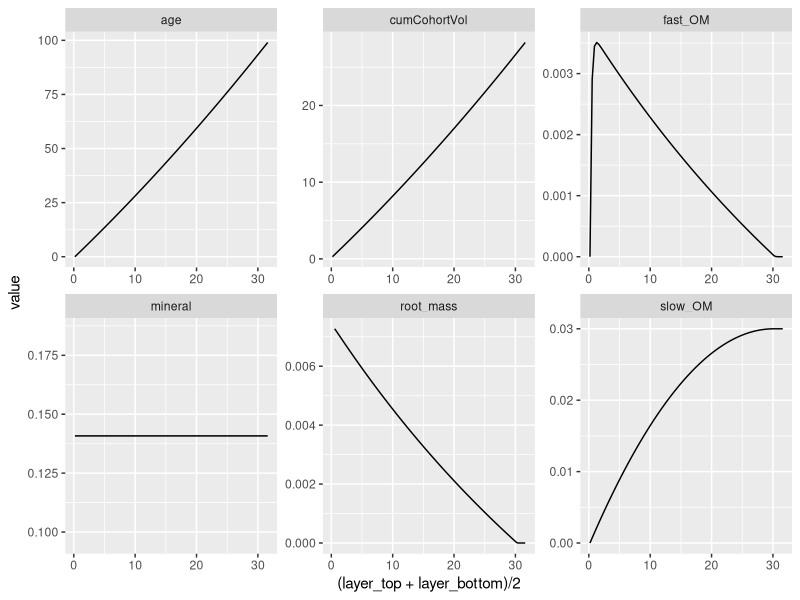
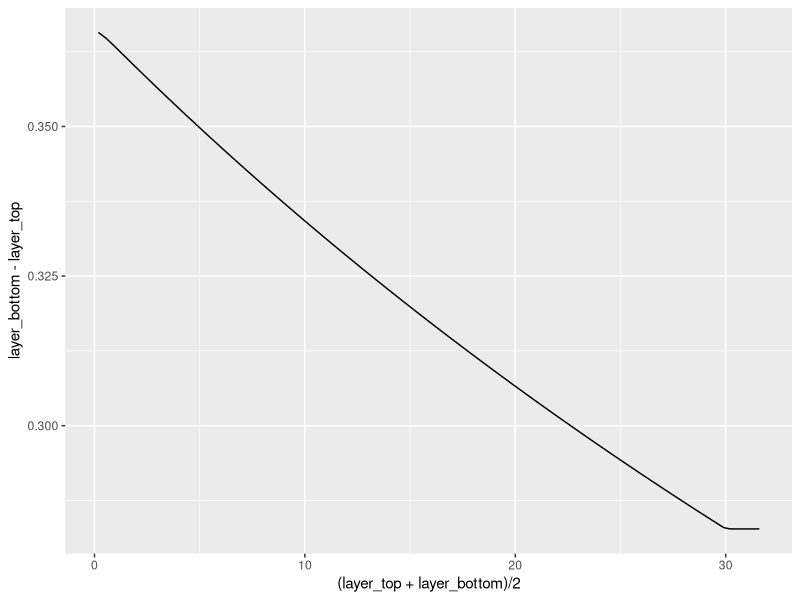
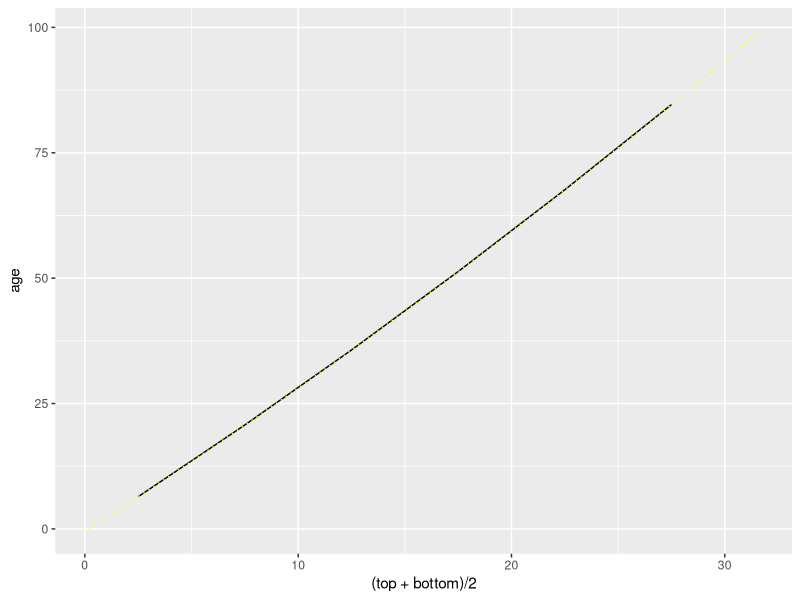
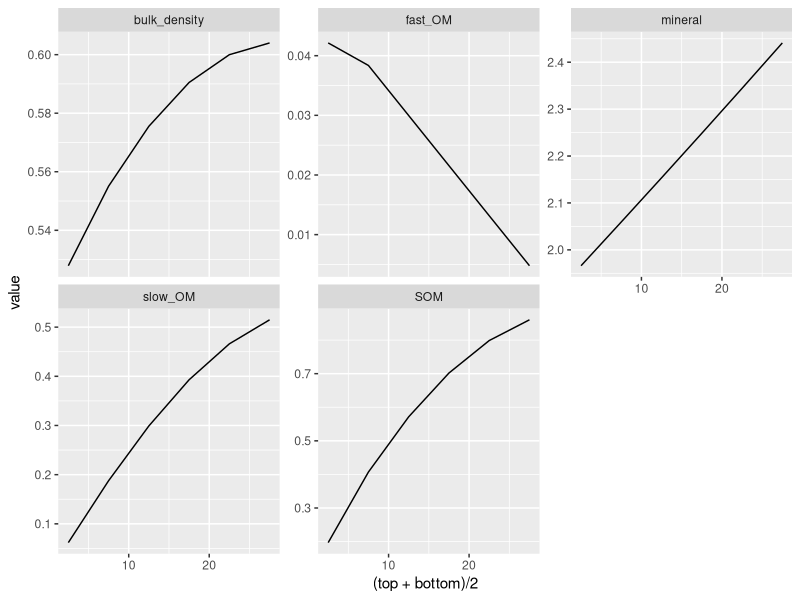

The R script that drew these images, in order: (Note: a time limit stopped this script after it produced the figures.)
## ----setUp---------------------------------------------------------------
library(tidyverse)

defaultParms <- list(rootDepthMax = 30, # Depth of the root zone in cm below surface
                     totalRootBiomass = 0.3, # Total Root Biomass, g/cm2
                     rootTurnover = 0.5,  # Below Ground Turnover Rate of roots, 1/yr
                     rootOmFrac = list(fast=0.8, slow=0.2), # root allocation to om pools (labile, slow), g/g
                     omDecayRate = list(fast=0.8, slow=0), # organic matter decay rate (labile, slow), 1/yr
                     suspendedSediment = 20, # Suspended Sediment Concentration, mg per liter
                     depthBelowMHW = 10) # Depth of Marsh Surface Below Mean High Water

defaultConsts <- list(soilLength = 1, soilWidth = 1, #assume a 1x1 cm2 area
                      shape='linear', #root weight distribution
                      packing = list(root = 0.085, #density of roots g-C/cm3
                                     organic = 0.085 ,  # Organic Self Packing Densities: k1 g-C/cm3
                                     mineral = 1.99), # Inorganic Self Packing Densities  k2 g-C/cm3
                      nTidesPerYear = 704, #number of high tides per year
                      sedimentInputType = c('constant', 'relative', 'dynamic')[1],
                      modernAge = NA) #max age in modern soil profile

## ----functionRootProfile-------------------------------------------------

#return the mass of the live roots between two layers
massLiveRoots <- function(layerBottom, layerTop, parms = defaultParms, consts = defaultConsts){
  
  if(!all(c('soilLength', 'soilWidth') %in% names(consts))){
    stop('Can not find all constants.')
  }
  soilLength <- consts$soilLength
  soilWidth <- consts$soilWidth
  
  if(!all(c('totalRootBiomass', 'rootDepthMax') %in% names(parms))){
    stop('Can not find all parameters.')
  }
  totalBiomassByArea <- parms$totalRootBiomass
  rootDepthMax <- parms$rootDepthMax
  
  totalRootMass <- soilLength*soilWidth*totalBiomassByArea
  
  ##reset the layers that are beyond the root inputs to have 0 depths
  layerBottom[layerBottom > rootDepthMax] <- rootDepthMax
  layerTop[layerTop > rootDepthMax] <- rootDepthMax
  
  if(consts$shape == 'linear'){
    #mass_per_depth = slope * depth + intercept
    #totalRootMass = 1/2 * rootDepthMax * intecept ==> intercept = 2 * totalRootMass / rootDepthMax
    #slope = - intercept/rootDepthMax
    #mass = integral(mass_per_depth, depth)
    rootMass <- 2*totalRootMass*(layerBottom-layerTop)/rootDepthMax - 
      totalRootMass *(layerBottom ^2-layerTop^2)/rootDepthMax^2
    return(rootMass)
  }else{
    stop('Unknown shape specified')
  }
}

##Check liveRoots
#massLiveRoots(layerBottom = seq(5, 40, by=5), layerTop=seq(0, 35, by=5))
#plot(massLiveRoots(layerBottom = seq(5, 40, by=5), layerTop=seq(0, 35, by=5)))
#sum(massLiveRoots(layerBottom = seq(1, 40, by=1), layerTop=seq(0, 39, by=1))) == defaultParms$totalRootBiomass


## ----functionFindVol-----------------------------------------------------
depthOfNotRootVolume <- function(nonRootVolume, parms = defaultParms, consts = defaultConsts){
 
  if(!all(c('soilLength', 'soilWidth', 'shape', 'packing') %in% names(consts))){
    stop('Can not find all constants.')
  }
  soilLength <- consts$soilLength
  soilWidth <- consts$soilWidth
  rootDensity <- consts$packing$root
  shape <- consts$shape
  
  if(!all(c('rootDepthMax', 'totalRootBiomass') %in% names(parms))){
    stop('Can not find all expected parameters.')
  }
  rootDepthMax <- parms$rootDepthMax
  totalBiomassByArea <- parms$totalRootBiomass
  
  ####
  totalRootMass <- soilLength*soilWidth*totalBiomassByArea
  totalRootVolume <- totalRootMass/rootDensity
  
  if(totalRootVolume > soilLength*soilWidth*rootDepthMax){
    stop('Bad root volume')
  }
  
  if(shape == 'linear'){
    rootWidth <- totalRootVolume*2/(rootDepthMax*soilLength)

    #nonRootVolume = ((rootWidth/rootDepthMax*depth^2)/2 + depth*(soilWidth-rootWidth))*soilLength
    #            0 = rootWidth / (2*rootDepthMax) * depth ^2 + 
    #                   (soilWidth-rootWidth) * depth - nonRootVolume/soilLength ##solve for depth
    coef1 <- rootWidth / (2*rootDepthMax)
    coef2 <- soilWidth-rootWidth
    coef3 <- -nonRootVolume/soilLength
    ansDepth <- (-coef2 + sqrt(coef2^2-4*coef1*coef3))/(2*coef1)
    
    #correct for beyond root zone
    behondRootZone <- nonRootVolume > soilLength*soilWidth*rootDepthMax - totalRootVolume
    ansDepth[behondRootZone] <- (rootDepthMax +
                            (nonRootVolume - soilLength*soilWidth*rootDepthMax + totalRootVolume ) /
                              (soilLength*soilWidth)) [behondRootZone] #treat as a square
    return(ansDepth)
  }else{
    stop('Unknown shape specified')
  }
}

##Check depth of non root volue
#tester <- depthOfNotRootVolume(nonRootVolume = 1:100)
#plot(tester)
##plot(tester[1:99] - tester[2:100])

## ----functionSedIn-------------------------------------------------------
sedimentInputs <- function(yrForward=NA, #time currently ignored
                           marshElevation = NA, #marshElevation
                           parms, consts){ 
  ##Check constants
  if(!all(c('nTidesPerYear', 'sedimentInputType') %in% names(consts))){
    stop('Can not find expected constant names')
  }
  inputType <- consts$sedimentInputType # c('constant', 'relative', 'dynamic')[1]
  
  if(!all(c('suspendedSediment') %in% names(parms))){
    stop('Can not find expected parameter names')
  }
  suspendedSediment <- parms$suspendedSediment # Suspended Sediment Concentration, mg per liter
  
  ##Pull the depth below mean high water
  depthBelowMHW <- NA
  if(inputType == 'constant' & ('depthBelowMHW' %in% names(parms))){
    depthBelowMHW <- parms$depthBelowMHW # Depth of Marsh Surface Below Mean High Water
  }else{
    if(!'meanHighWaterElevation' %in% names(consts)){
      stop('Missing meanHighWaterElevation from consts list')
    }
  }
  
  if(inputType == 'relative'){
    #print('relative')
    depthBelowMHW <- max(0, consts$meanHighWaterElevation - marshElevation)
  }
  
  if(inputType == 'dynamic' & all(is.finite(yrForward)) & is.function(consts$meanHighWaterElevation)){
    #print('dynamic')
    depthBelowMHW <- max(0, consts$meanHighWaterElevation(yrForward) - marshElevation)
  }
  
  if(is.na(depthBelowMHW)){
    stop('Bad depth below meanHighWater defined.')
  }
 
  #print(depthBelowMHW)
  
  meanTidalHeight <- depthBelowMHW
  ssc_gPerCm2 <- suspendedSediment * 0.000001 # convert mg/l to grams/cm^2
  cumAnnWaterVol <- consts$nTidesPerYear * meanTidalHeight # Cumulative water volume
  annSediment <- ssc_gPerCm2 * cumAnnWaterVol #g-sediment per year
  
  return(annSediment)
}

#sedimentInputs(consts = defaultConsts, parms = defaultParms)

# constSealevel <- defaultConsts
# constSealevel$sedimentInputType <- c('constant', 'relative', 'dynamic')[2]
# constSealevel$modernAge <- 99
# constSealevel$meanHighWaterElevation <- 31.74 + defaultParms$depthBelowMHW
# sedimentInputs(marshElevation = 31.74, consts = constSealevel, parms = defaultParms)

# constRaising <- defaultConsts
# constRaising$sedimentInputType <- c('constant', 'relative', 'dynamic')[3]
# constRaising$modernAge <- max(startingProfile$age)
# constRaising$meanHighWaterElevation <- function(year){
#   return(31.74 + 0.03*year)
# }
# sedimentInputs(yrForward = 1, marshElevation = 31.74, consts = constRaising, parms = defaultParms)

## ----functionStepCohort--------------------------------------------------
nextCohort <- function(massPools=data.frame(age=0, fast_OM=0, slow_OM=0, mineral=0,
                                            layer_top=0, layer_bottom=0),
                       topInputs_gPerYr = sedimentInputs,
                       rootProfile_g = massLiveRoots,
                       parms,
                       consts, timeStep=1 ){
  if(!all(c('age', 'fast_OM', 'slow_OM', 'mineral') %in% names(massPools))){
    stop('Badly named massPools')
  }
  
  if(!all(c( 'rootTurnover', 'rootOmFrac', 'omDecayRate') %in% names(parms))){
    stop('Can not find expected parameters.')
  }
  rootTurnover <- parms$rootTurnover
  rootOmFrac <- parms$rootOmFrac
  omDecayRate <- parms$omDecayRate
  
  if(!all(c('packing') %in% names(consts))){
    stop('Can not find expected constants.')
  }
  
  packing <- consts$packing
  
  if(!all(c('organic', 'mineral') %in% names(packing))){
    stop('Can not find expected packing densities.')
  }
  
  if(!all(c('fast', 'slow') %in% names(rootOmFrac))){
    stop('Can not find expected root fraction splits.')
  }
  
  if(!all(c('fast', 'slow') %in% names(omDecayRate))){
    stop('Can not find expected organic matter decay rates.')
  }
  
  #decay the OM pools and add dead roots
  ans <- massPools %>% 
    dplyr::select(age, fast_OM, slow_OM, mineral, layer_top, layer_bottom) %>%
    mutate(age = age + timeStep,
           root_mass = rootProfile_g(layerTop = layer_top, layerBottom = layer_bottom,
                                     parms = parms,
                                     consts = consts)) %>%
    mutate(fast_OM = fast_OM + 
             root_mass * rootOmFrac$fast * rootTurnover * timeStep -
             fast_OM * omDecayRate$fast * timeStep,
           slow_OM = slow_OM + 
             root_mass * rootOmFrac$slow * rootTurnover * timeStep -
             slow_OM * omDecayRate$slow * timeStep)
  
  
  ans <- bind_rows(data.frame(age = 0, fast_OM= 0, slow_OM = 0, 
                              mineral = topInputs_gPerYr(yrForward = max(massPools$age) - consts$modernAge,
                                marshElevation = max(massPools$layer_bottom),
                                                         parms = parms, 
                                                         consts = consts) * timeStep),
                   ans) %>% #add sediments to the top
    arrange(age) %>% #make sure things are sorted by age
    #calculate cumulative volumne of each pool
    mutate(cumCohortVol = cumsum( (fast_OM + slow_OM)*packing$organic + mineral*packing$mineral )) %>%
  #calculate depth profile
    mutate(layer_bottom = depthOfNotRootVolume(nonRootVolume = cumCohortVol,
                                               parms = parms, consts = consts)) %>%
    mutate(layer_top = c(0, layer_bottom[-length(layer_bottom)]))
  
  return(ans)
}


## ----functionMEM---------------------------------------------------------

runToMEM <- function(cohortStep = nextCohort, parms, consts, 
                     maxAge = 200, relTol = 1e-6, absTol = 1e-8){
  cohortProfile <- cohortStep(parms = parms, consts = consts)[1,]
  
  #record.ls <- list(cohortProfile)
  for(ii in 2:maxAge){
    #if(ii %% 10 == 0){
    #  record.ls[[sprintf('Yr%d', ii)]] <- cohortProfile
    #}
    #oldCohort <- cohortProfile
    cohortProfile <- cohortStep(massPools = cohortProfile,
                                parms = parms,
                                consts = consts)
    
    ##have the last layer OM pools stabilized?
    if(abs(diff(cohortProfile$fast_OM[ii-c(0,1)] + cohortProfile$slow_OM[ii-c(0,1)])) < absTol |
       abs(diff(cohortProfile$fast_OM[ii-c(0,1)] + cohortProfile$slow_OM[ii-c(0,1)] ) /
           (cohortProfile$fast_OM[ii] + cohortProfile$slow_OM[ii])) < relTol){
      break
    }
  }
  return(cohortProfile)
}

## ----runMEM--------------------------------------------------------------

tick <- Sys.time()
equProfile <- runToMEM(consts = defaultConsts, parms=defaultParms)
tock <- Sys.time() - tick
print(tock)

ggplot(equProfile %>%
         gather(key='variable', value='value', -layer_top, -layer_bottom)) +
  geom_line(aes(x=(layer_top+layer_bottom)/2, y=value)) +
  facet_wrap(~variable, scales='free')

ggplot(equProfile) +
  geom_line(aes(x=(layer_top+layer_bottom)/2, y=layer_bottom - layer_top))


## ----convertToUnifDepth--------------------------------------------------
sampleStep<- 5
profile_by_depth <- data.frame(top = seq(0, floor(max(equProfile$layer_top) - sampleStep),
                                         by=sampleStep), 
           bottom = seq(sampleStep, floor(max(equProfile$layer_top)), by=sampleStep)) %>%
  group_by(top, bottom) %>%
  mutate(age = weighted.mean(equProfile$age, 
                             pmax(pmin(equProfile$layer_bottom, bottom) - 
                                    pmax(equProfile$layer_top, top), 0)),
         fast_OM = sum(equProfile$fast_OM *
                             pmax(pmin(equProfile$layer_bottom, bottom) - 
                                    pmax(equProfile$layer_top, top), 0) / 
                         (equProfile$layer_bottom - equProfile$layer_top)),
         slow_OM = sum(equProfile$slow_OM * 
                             pmax(pmin(equProfile$layer_bottom, bottom) - 
                                    pmax(equProfile$layer_top, top), 0) / 
                         (equProfile$layer_bottom - equProfile$layer_top)),
         mineral = sum(equProfile$mineral* 
                             pmax(pmin(equProfile$layer_bottom, bottom) - 
                                    pmax(equProfile$layer_top, top), 0) / 
                         (equProfile$layer_bottom - equProfile$layer_top)),
         root = sum(equProfile$root_mass * 
                             pmax(pmin(equProfile$layer_bottom, bottom) - 
                                    pmax(equProfile$layer_top, top), 0) / 
                         (equProfile$layer_bottom - equProfile$layer_top)),
         soil_volume = sum((equProfile$cumCohortVol - 
                        c(0, equProfile$cumCohortVol[-length(equProfile$cumCohortVol)])) * 
                             pmax(pmin(equProfile$layer_bottom, bottom) - 
                                    pmax(equProfile$layer_top, top), 0) / 
                         (equProfile$layer_bottom - equProfile$layer_top))) %>%
  mutate(bulk_density = sum(fast_OM+slow_OM+mineral)/soil_volume) %>%
  mutate(SOM = sum(fast_OM+slow_OM)/bulk_density)

ggplot(profile_by_depth) +
  geom_line(aes(x=(top+bottom)/2, y=age)) +
  geom_line(data=equProfile, aes(x=(layer_top+layer_bottom)/2, y=age), color='yellow', linetype=3)

ggplot(profile_by_depth %>%
         gather(key='variable', value='value', SOM, bulk_density, fast_OM, slow_OM, mineral)) +
  geom_line(aes(x=(top+bottom)/2, y=value)) +
  facet_wrap(~variable, scales = 'free_y')

## ----parameterRuns-------------------------------------------------------
parametersToRun <- expand.grid(rootDepthMax=c(15, 30, 60), 
            totalRootBiomass=c(0.15, 0.3, 0.6),
            rootTurnover=c(0.25, 0.5, 0.9),
            rootOmFrac_fast=c(0.2, 0.4, 0.8),
            omDecayRate_fast=c(0.2, 0.4, 0.8),
            suspendedSediment=c(10, 20, 40),
            depthBelowMHW=c(5, 10, 20)) %>%
  filter(rootDepthMax*defaultConsts$packing$root/2 >
           totalRootBiomass) %>% #check that we don't have above a max biomass per area
  sample_n(size=60) %>%
  #slice(c(20, 14, 93, 400, 3000, 12000, 10000)) %>% # nrow = 12 600
  mutate(index = 1:n()) %>%
  group_by_all() %>%
  do((function(xx){
    newParms <- list(rootDepthMax = xx$rootDepthMax, # Depth of the root zone in cm below surface
                     totalRootBiomass = xx$totalRootBiomass, # Total Root Biomass, g/cm2
                     rootTurnover = xx$rootTurnover,  # Below Ground Turnover Rate of roots, 1/yr
                     rootOmFrac = list(fast=xx$rootOmFrac_fast, 
                                       slow=1-xx$rootOmFrac_fast), # root allocation to om pools (labile, slow), g/g
                     omDecayRate = list(fast=xx$omDecayRate_fast, slow=0), # organic matter decay rate (labile, slow), 1/yr
                     suspendedSediment = xx$suspendedSediment, # Suspended Sediment Concentration, mg per liter
                     depthBelowMHW = xx$depthBelowMHW)
    return(runToMEM(parms = newParms, consts = defaultConsts, maxAge=1000))
  })(.)) %>%
  mutate('Total OM [g]' = fast_OM + slow_OM,
         'Soil volume [cm3]' = (fast_OM + slow_OM) / defaultConsts$packing$organic +
                       mineral/defaultConsts$packing$mineral,
         'OM [g g-1]' = (fast_OM + slow_OM) / (fast_OM + slow_OM + mineral)) %>%
  mutate('SOM [g-OM cm-3]' = `Total OM [g]` / `Soil volume [cm3]`)


ggplot(parametersToRun %>%
         gather(key='variable', value='value', age:mineral, root_mass, `Total OM [g]`:`SOM [g-OM cm-3]`)) +
  geom_line(aes(x=(layer_top+layer_bottom)/2, y=value, group=index), alpha=0.3) +
  scale_y_log10() +
  facet_wrap(~variable, scales='free')

## ----steadySealevel------------------------------------------------------
steadySeaLevel <- equProfile

constSealevel <- defaultConsts
constSealevel$sedimentInputType <- c('constant', 'relative', 'dynamic')[2]
constSealevel$modernAge <- max(equProfile$age)
constSealevel$meanHighWaterElevation <- max(equProfile$layer_bottom) + defaultParms$depthBelowMHW

for(ii in 1:100){
  steadySeaLevel <- nextCohort(massPools = steadySeaLevel, 
                             parms=defaultParms, consts = constSealevel)  
}

print(sprintf('Change in marsh elevation %.4f cm',max(steadySeaLevel$layer_bottom) - max(equProfile$layer_bottom)))

ggplot(steadySeaLevel) +
  geom_line(aes(x=(layer_top+layer_bottom)/2, y=age)) +
  geom_line(data=equProfile, aes(x=(layer_top+layer_bottom)/2, y=age), color='grey')

ggplot(steadySeaLevel %>%
         gather(key='variable', value='value', fast_OM:mineral, root_mass)) +
  geom_line(aes(x=(layer_top+layer_bottom)/2,# - 
                  #max(layer_bottom) + max(startingProfile$layer_bottom),
                y=value/(layer_bottom-layer_top))) +
  geom_line( data = equProfile %>%
               gather(key='variable', value='value', fast_OM:mineral, root_mass),
         aes(x=(layer_top+layer_bottom)/2,
                y=value/(layer_bottom-layer_top)), color='grey') +
  facet_wrap(~variable, scales='free')

## ----rasingSealevel------------------------------------------------------
raisingSeaLevel <- equProfile

constRaising <- defaultConsts
constRaising$sedimentInputType <- c('constant', 'relative', 'dynamic')[3]
constRaising$modernAge <- max(equProfile$age)
constRaising$meanHighWaterElevation <- function(year){
  return(max(equProfile$layer_bottom) + 0.03*year)
}

for(ii in 1:100){
  raisingSeaLevel <- nextCohort(massPools = raisingSeaLevel, 
                             parms=defaultParms, consts = constRaising)  
}

print(sprintf('Change in marsh elevation %.4f cm',max(raisingSeaLevel$layer_bottom) - max(equProfile$layer_bottom)))

ggplot(raisingSeaLevel) +
  geom_line(aes(x=(layer_top+layer_bottom)/2, y=age)) +
  geom_line(data=equProfile, aes(x=(layer_top+layer_bottom)/2, y=age), color='grey')

ggplot(raisingSeaLevel %>%
         gather(key='variable', value='value', fast_OM:mineral, root_mass)) +
  geom_line(aes(x=(layer_top+layer_bottom)/2,# - 
                  #max(layer_bottom) + max(startingProfile$layer_bottom),
                y=value/(layer_bottom-layer_top))) +
  geom_line( data = equProfile %>%
               gather(key='variable', value='value', fast_OM:mineral, root_mass),
         aes(x=(layer_top+layer_bottom)/2,
                y=value/(layer_bottom-layer_top)), color='grey') +
  facet_wrap(~variable, scales='free')
